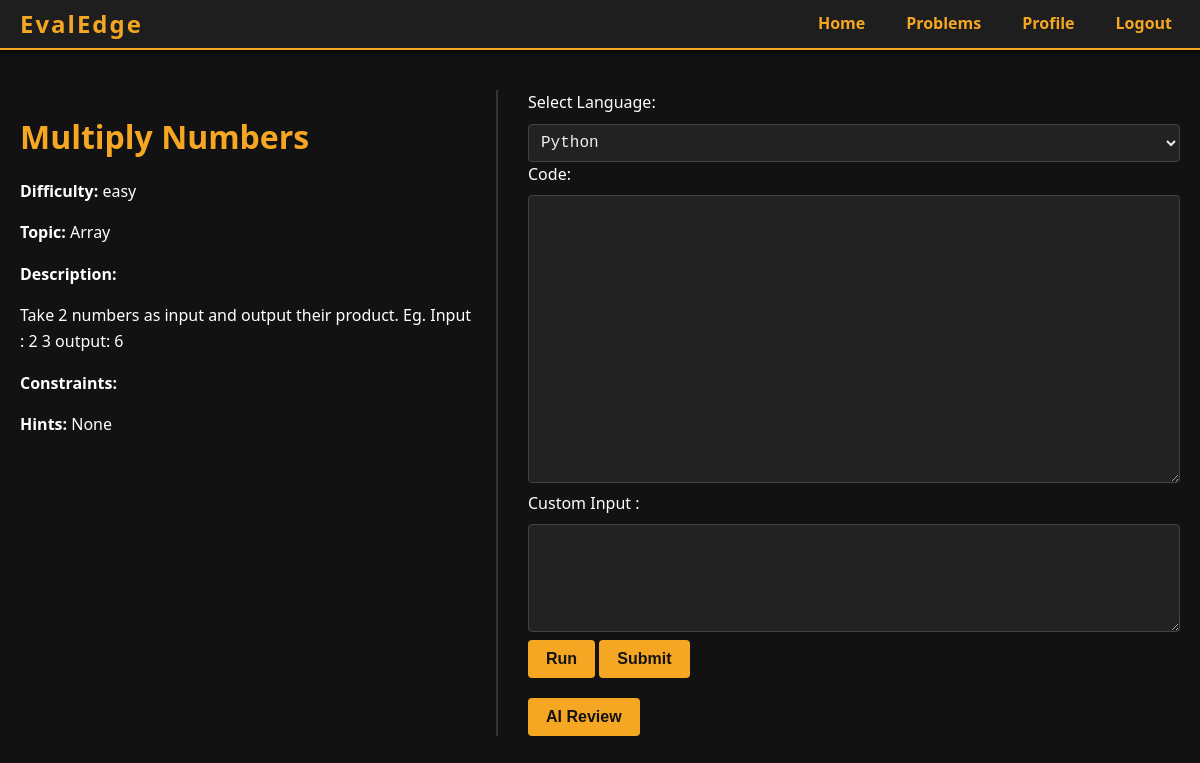
The page /problems/2/ (signed in) on the database its author committed.
### problems/models.py (models this page shows)
class Problem(models.Model):
    DIFFICULTY_CHOICES = [('easy', 'Easy'), ('medium', 'Medium'), ('hard', 'Hard')]
    title = models.CharField(max_length=100)
    description = models.TextField()
    difficulty = models.CharField(max_length=10, choices=DIFFICULTY_CHOICES)
    topic = models.CharField(max_length=50)
    hints = models.TextField(blank=True, null=True)
    constraints = models.TextField(blank=True, null=True)
    problem_statistics = models.JSONField(default=dict, blank=True)
    created_by = models.ForeignKey(settings.AUTH_USER_MODEL, on_delete=models.CASCADE, related_name='my_problems')
    isSolved = models.BooleanField(default=False)

### problems/views.py (the view, shortened to what this page needs)
# urls.py: path('<int:problem_id>/', views.problem_detail, name='problem_detail'),  # /problems/2/
@login_required
def problem_detail(request, problem_id):
    problem = get_object_or_404(Problem, id=problem_id)
    ai_feedback = None
    submitted_language = 'py'
    submitted_code = ''
    context = {
        "problem": problem,
        "ai_feedback": ai_feedback,
        "submitted_language": submitted_language,
        "submitted_code": submitted_code,
    }
    return render(request, 'problem_detail.html', context)

### templates/problem_detail.html (shortened to what this page needs)
{% extends 'base.html' %}
{% block content %}
<div class="container-flex">
    <div class="left-panel">
        <h1>{{ problem.title }}</h1>
        <p><strong>Difficulty:</strong> {{ problem.difficulty }}</p>
        <p><strong>Topic:</strong> {{ problem.topic }}</p>
        <p><strong>Description:</strong></p>
        <p>{{ problem.description }}</p>
        <p><strong>Constraints:</strong></p>
        {% if problem.hints %}
            <p><strong>Hints:</strong> {{ problem.hints }}</p>
        {% endif %}
    </div>
    <div class="right-panel">
        <form method="post" action="{% url 'submit_code' problem.id %}">
            <label for="language">Select Language:</label>
            <select name="language" id="language" required>
                <option value="py" {% if submitted_language == "py" %}selected{% endif %}>Python</option>
            </select>
            <label for="code">Code:</label>
            <textarea id="code" name="code" rows="15" required>{{ submitted_code }}</textarea>
            <label for="custom_input">Custom Input :</label>
            <textarea id="custom_input" name="custom_input" rows="5">{{ custom_input }}</textarea>
            <div class="btn-group">
                <button type="submit" name="action" value="run">Run</button>
                <button type="submit" name="action" value="submit">Submit</button>
            </div>
        </form>
        <form method="post" action="{% url 'problem_detail' problem.id %}" style="margin-top: 20px;">
            <button type="submit" class="btn">AI Review</button>
        </form>
    </div>
</div>
{% endblock %}

### static/css/base.css (style rules this page uses)
* { box-sizing: border-box; }
body { margin: 0; background-color: #121212; color: #fff; font-family: 'Segoe UI', Tahoma, Geneva, Verdana, sans-serif; line-height: 1.6; }
button { background-color: #f5a623; border: none; padding: 10px 18px; color: #121212; font-weight: 700; cursor: pointer; border-radius: 4px; transition: background-color 0.3s ease; font-size: 1rem; }
select, textarea { background-color: #222; border: 1px solid #444; border-radius: 4px; color: #eee; padding: 8px; font-family: monospace, monospace; font-size: 1rem; width: 100%; resize: vertical; margin-top: 8px; }
.container-flex { display: flex; gap: 30px; flex-wrap: wrap; }
.left-panel { flex: 1 1 40%; padding-right: 20px; border-right: 2px solid #333; }
.right-panel { flex: 1 1 55%; }
h1, h3 { color: #f5a623; margin-bottom: 15px; }

### rows shown on the page
Problem: title "Multiply Numbers", difficulty "easy", topic "Array", description "Take 2 numbers as input and output their product. Eg. Input : 2 3 output: 6", hints "None"
